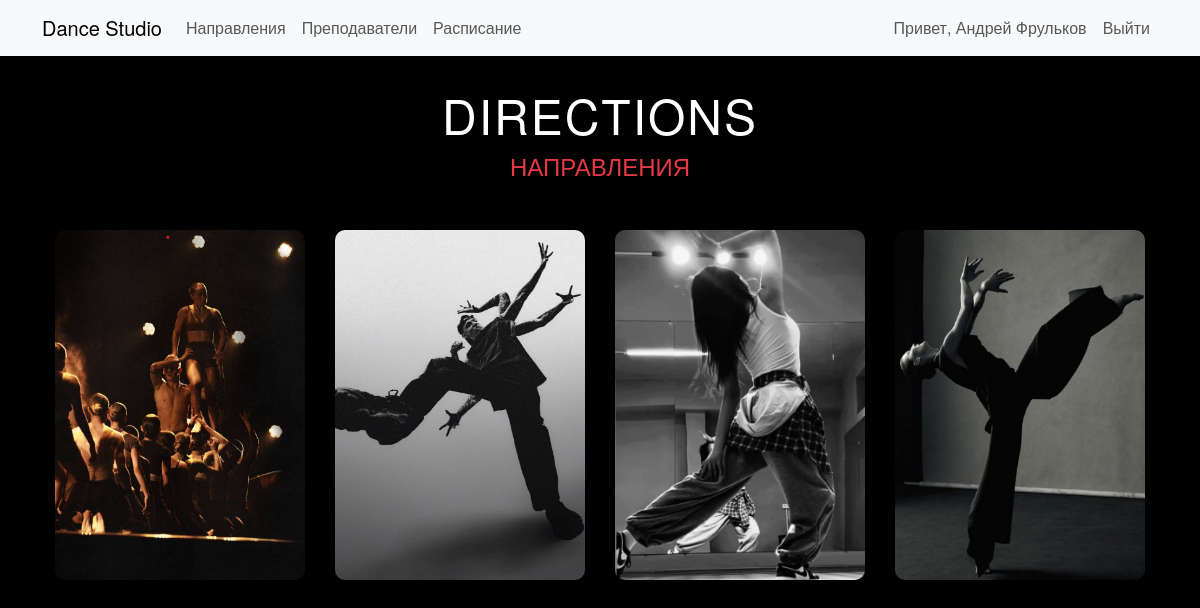
Page /directions (signed in) on the committed database.
### app.py (models this page shows, shortened)
class User(db.Model):
    id = db.Column(db.Integer, primary_key=True)
    email = db.Column(db.String(120), unique=True, nullable=False)
    password_hash = db.Column(db.String(200), nullable=False)
    name = db.Column(db.String(120), nullable=False)
    role = db.Column(db.String(20), nullable=False)
    teacher = db.relationship('Teacher', uselist=False, back_populates='user')
    student = db.relationship('Student', uselist=False, back_populates='user')

class Direction(db.Model):
    id = db.Column(db.Integer, primary_key=True)
    name = db.Column(db.String(120), nullable=False)
    description = db.Column(db.Text, nullable=True)
    photo = db.Column(db.String(200), nullable=True)
    groups = db.relationship('Group', back_populates='direction')

### app.py (the view)
@app.route('/directions')
def directions():
    ds = Direction.query.all()
    return render_template('directions.html', directions=ds, user=current_user())

### app.py (called while the page is built)
def current_user():
    uid = session.get('user_id')
    if not uid:
        return None
    return User.query.get(uid)

### templates/directions.html (shortened to what this page needs)
{% extends "base.html" %}
{% block content %}
<h1 class="page-title">DIRECTIONS</h1>
<h2 class="page-subtitle">НАПРАВЛЕНИЯ</h2>
<div class="directions-grid">
  {% for d in directions %}
  <div class="direction-card">
    <div class="direction-image" style="background-image: url('{{ url_for('static', filename='images/' ~ d.photo) }}');">
    </div>
  </div>
  {% endfor %}
</div>
{% endblock %}

### templates/base.html (shortened to what this page needs)
<!doctype html>
<html lang="ru">
<head>
  <link href="https://cdn.jsdelivr.net/npm/bootstrap@5.3.2/dist/css/bootstrap.min.css" rel="stylesheet">
  <link rel="stylesheet" href="{{ url_for('static', filename='style.css') }}">
</head>
<body>
<nav class="navbar navbar-expand-lg navbar-light bg-light mb-3">
  <div class="container">
    <a class="navbar-brand" href="{{ url_for('index') }}">Dance Studio</a>
    <div class="collapse navbar-collapse">
      <ul class="navbar-nav me-auto">
        <li class="nav-item"><a class="nav-link" href="{{ url_for('directions') }}">Направления</a></li>
        <li class="nav-item"><a class="nav-link" href="{{ url_for('teachers') }}">Преподаватели</a></li>
        <li class="nav-item"><a class="nav-link" href="{{ url_for('lessons') }}">Расписание</a></li>
      </ul>
      <ul class="navbar-nav">
        {% if user %}
          <li class="nav-item"><a class="nav-link" href="{{ url_for('student_profile') }}">Привет, {{ user.name }}</a></li>
          <li class="nav-item"><a class="nav-link" href="{{ url_for('logout') }}">Выйти</a></li>
        {% else %}
          <li class="nav-item"><a class="nav-link" href="{{ url_for('login') }}">Войти</a></li>
        {% endif %}
      </ul>
    </div>
  </div>
</nav>
<div class="container">
  {% block content %}{% endblock %}
</div>
</body>
</html>

### static/style.css (style rules this page uses)
body { background-color: #0b0b0b; color: #eaeaea; font-family: "Helvetica Neue", Arial, sans-serif; }
.page-title { text-align: center; font-size: 3rem; color: white; margin-top: 30px; letter-spacing: 2px; }
.page-subtitle { text-align: center; font-size: 1.5rem; color: #e63946; margin-bottom: 50px; }
.directions-grid { display: flex; flex-wrap: wrap; justify-content: center; gap: 30px; }
.direction-card { position: relative; width: 250px; height: 350px; overflow: hidden; border-radius: 10px; box-shadow: 0 0 10px rgba(0,0,0,0.4); transition: transform 0.3s ease; }
.direction-image { width: 100%; height: 100%; background-size: cover; background-position: center; position: relative; }
body { background-color: #000; color: #fff; }

### rows in the picture
User: name "Андрей Фрульков"
Direction: photo (picture)
Direction: photo (picture)
Direction: photo (picture)
Direction: photo (picture)
